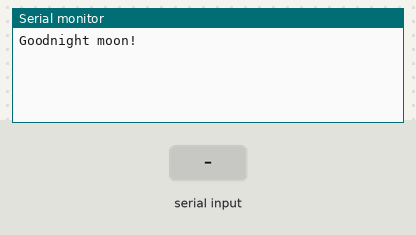
Bench run of a sketch on a simulated Arduino Uno, built with avr-gcc and run on an emulated ATmega328P. Shown: the last lines printed to the serial monitor. The inputs (shaded band) are chosen by the test bench.

Above: at 1.2 s.
1.3 s: "1" received over the second serial link
At 2.5 s:
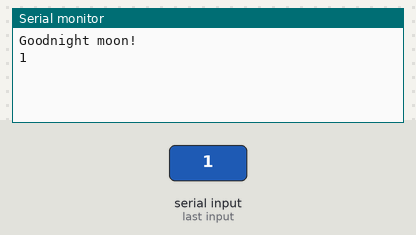
2.8 s: "0" received over the second serial link
At 3.9 s:
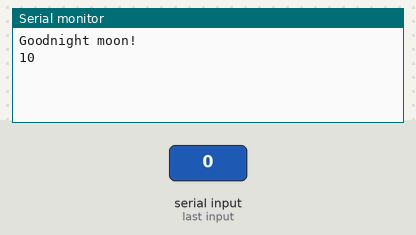

Measured:
- after the input at 1.3 s, the serial monitor: prints a new line at once (image 1)
- after the input at 2.8 s, the serial monitor: prints a new line at once (image 2)

The sketch:

sketch_jun16a.ino
```cpp
#include <SoftwareSerial.h>

SoftwareSerial mySerial(16, 17); // RX, TX  //GPIO 16 & 17 pin of ESP32


void setup()
{
  Serial.begin(9600);    // opens up the communication port which is used to upload the program on arduino
  Serial.println("Goodnight moon!");   //if we press enable button on ESP32 we can see the printed message informing us about openning the serial port. it will be shown on the port where arduino usb is conneted


  mySerial.begin(9600);                // opens up the communication port which is connected through USB-TTL
  mySerial.println("Hello, world?");      //if we press enable button on ESP32 we can see the printed message informing us about openning the serial port
}

void loop() // run over and over
{
  if (mySerial.available()>0)           // if we transmit data through this port, data will be save in bytes number (like 1,2,3....)    (USB-TLL port)
    Serial.write(mySerial.read());       //after reading the data from USB-TTL port, this data will write into the serial monitor attached to the port(Arduino USB port)
  if (Serial.available()>0)                 // vice-versa
    mySerial.write(Serial.read());
}
```
